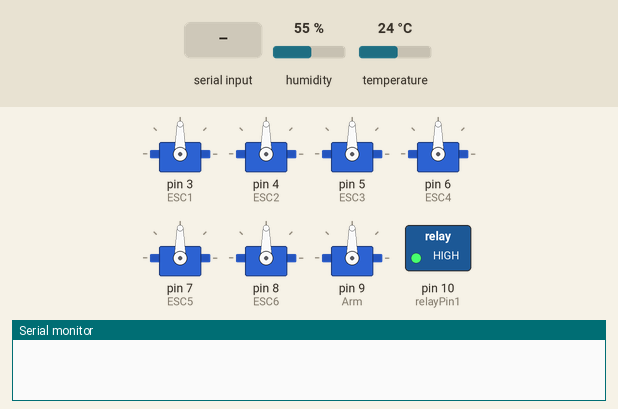
Recording of a sketch running on a simulated Arduino Uno, built with avr-gcc and run on an emulated ATmega328P. On the bench: 7 × servo, switched loads named in the sketch (green lamp = pin HIGH), the last lines printed to the serial monitor. Inputs (shaded band) come from the test bench; at power-on: humidity 55 %, temperature 24 °C.

Above: at 3.2 s.
3.3 s: "F\n" received over Serial
At 4.0 s:
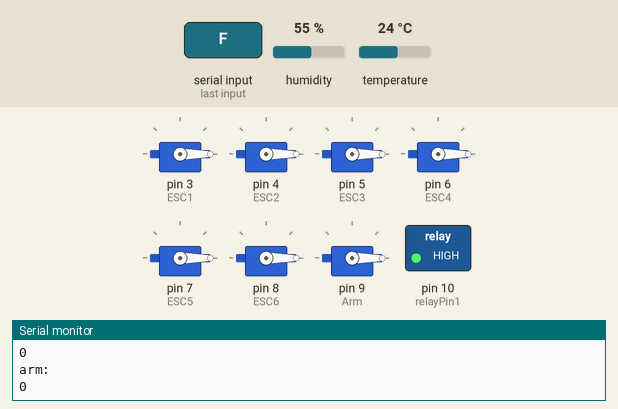
4.8 s: "P90\n" received over Serial
At 5.6 s:
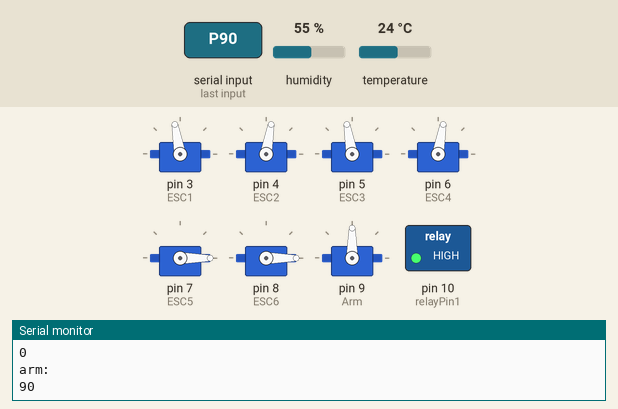
6.3 s: "P\n" received over Serial
At 7.5 s:
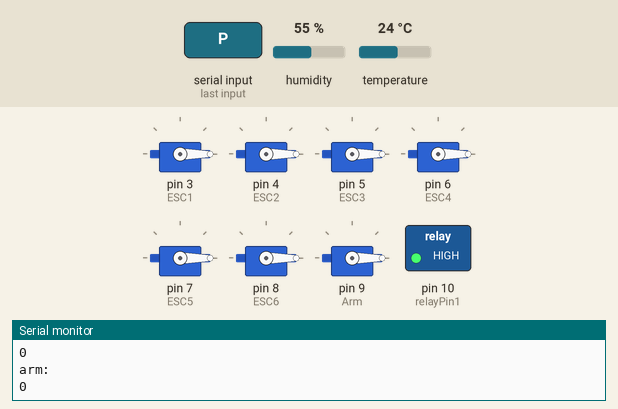
Timing chart, 0 to 9.3 s (numbered marks = the images above; inputs shaded):
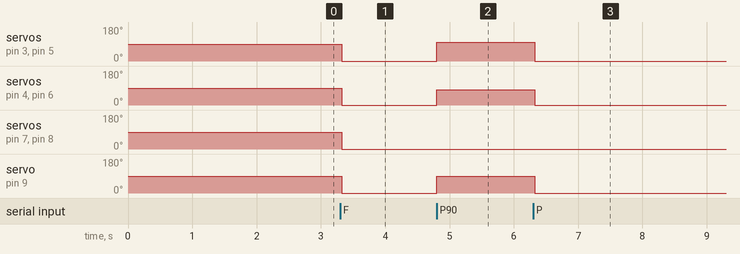

The sketch:

arduino.ino
```cpp
#include<DHT.h>
#include <Servo.h>

  //Sensors
  //DHT Sensor
  #define DHTPIN 2             // Digital pin connected to the DHT sensor
  #define DHTTYPE DHT11       // DHT 11
  DHT dht(DHTPIN, DHTTYPE);  // Initialize DHT sensor.

  //ESCs
  Servo ESC1;
  Servo ESC2;
  Servo ESC3;
  Servo ESC4;
  Servo ESC5;
  Servo ESC6;

  Servo Arm;

  int ESC1Speed;
  int ESC2Speed;
  int ESC3Speed;
  int ESC4Speed;
  int ESC5Speed;
  int ESC6Speed;

  int ArmAngle;
  //Control Modes
  byte hoverMode;
  //Relays
  #define relayPin1 10
  #define relayPin2 11

  //Delay Management
  //current millis
  unsigned long currentMillis;
  //send sensor data to nodemcu
  unsigned long previousMillis_send = 0;
  const long interval_send = 1000;
  //Delay Management End


void setup() {
  Serial.begin(115200);
  ESC1.attach(3,1000,2000);
  ESC2.attach(4,1000,2000);
  ESC3.attach(5,1000,2000);
  ESC4.attach(6,1000,2000);
  ESC5.attach(7,1000,2000);
  ESC6.attach(8,1000,2000);

  Arm.attach(9);
  dht.begin();

  //relay startup mode
  pinMode(relayPin1,OUTPUT);
  digitalWrite(relayPin1,HIGH);

  delay(2000);
}

void loop() {
  currentMillis = millis();
  String receivedString; // string that is received from nodemcu through serial
  if (Serial.available() > 0) { //if rx is connected to mcu's tx
    // Read the incoming data and store it in a local variable
    receivedString = Serial.readStringUntil('\n');

    // Print the received string
    if (receivedString.startsWith("P")) {
      // Print and store the received string
      Serial.println(receivedString);

      //set speed of motors, actuators
      ArmAngle=parsePot(receivedString);

      if(parseSink(receivedString)){
        ESC1Speed=parseHoverspeed(receivedString) + 20;
        ESC2Speed=ESC1Speed;
        ESC3Speed=ESC1Speed;
        ESC4Speed=ESC1Speed;
      }
      else if(parseTiltl(receivedString)){
        ESC1Speed=parseHoverspeed(receivedString) + 10;
        ESC3Speed=ESC1Speed;
        ESC2Speed=parseHoverspeed(receivedString) - 10;
        ESC4Speed=ESC2Speed;
      }
      else if(parseTiltr(receivedString)){
        ESC1Speed=parseHoverspeed(receivedString) - 10;
        ESC3Speed=ESC1Speed;
        ESC2Speed=parseHoverspeed(receivedString) + 10;
        ESC4Speed=ESC2Speed;
      }
      else if(parseHovermode(receivedString)){
        ESC1Speed=parseHoverspeed(receivedString);
        ESC2Speed=ESC1Speed;
        ESC3Speed=ESC1Speed;
        ESC4Speed=ESC1Speed;
      }
      else{
      ESC1Speed=0;
      ESC2Speed=0;
      ESC3Speed=0;
      ESC4Speed=0;
      }

      if(parseFw(receivedString)){
        //adjust relay for fw direciton
        //relay code
        digitalWrite(relayPin1,HIGH);
        //relay code end
        //adjust speed
        ESC5Speed=parseXyspeed(receivedString);
        ESC6Speed=ESC5Speed;
      }
      else if(parseBw(receivedString)){
          //relay code
          digitalWrite(relayPin1,LOW);
          //relay code end
          ESC5Speed=parseXyspeed(receivedString);
          ESC6Speed=ESC5Speed;
      }
      else if(parseLeft(receivedString)){
      //relay logic(optional)
      // ESC5Speed=parseXyspeed(receivedString); //uncomment if you managed to reverse it's dir
      ESC6Speed=parseXyspeed(receivedString);
      }
      else if(parseRight(receivedString)){
        ESC5Speed=parseXyspeed(receivedString);
        // ESC5Speed=parseXyspeed(receivedString); //uncomment if you managed to reverse it's dir
    }
    else{
       ESC5Speed=0;
       ESC6Speed=0;
    }
  }

//send sensor data to nodemcu via serial
//Sample data:

  if(currentMillis-previousMillis_send > interval_send){
    String sensorData;
    byte temp= dht.readTemperature();
//append to string
    sensorData+="S:";
    sensorData+="T";
    sensorData+=temp;
    sensorData+="E"; //End of the string

    Serial.println(sensorData);
    sendonSerial();
    previousMillis_send = currentMillis;
  }


// write speed of motors
    Arm.write(ArmAngle);

    ESC1.write(ESC1Speed);
    ESC2.write(ESC2Speed);
    ESC3.write(ESC3Speed);
    ESC4.write(ESC4Speed);
    ESC5.write(ESC5Speed);
    ESC6.write(ESC6Speed);
}
}

void sendonSerial(){
  Serial.println("esc1:");
  Serial.println(ESC1Speed);
    Serial.println("esc2:");
  Serial.println(ESC2Speed);
    Serial.println("esc3:");
  Serial.println(ESC3Speed);
    Serial.println("esc4:");
  Serial.println(ESC4Speed);
    Serial.println("esc5:");
  Serial.println(ESC5Speed);
      Serial.println("esc6:");
  Serial.println(ESC6Speed);
    Serial.println("arm:");
  Serial.println(ArmAngle);
}

//Parsing Functions for Commands
//  String sCommands="P0F0B0L0R0Tl0Tr0S0M2ld0Hm0Hs72xy171E";
int parsePot(String cmd){
  cmd.remove(cmd.indexOf("F"));
  cmd.remove(cmd.indexOf("P"),1);
  return cmd.toInt();
}

int parseFw(String cmd){
  cmd.remove(0,cmd.indexOf("F")+1);
  cmd.remove(cmd.indexOf("B"));
  return cmd.toInt();
}
int parseBw(String cmd){
  cmd.remove(0,cmd.indexOf("B")+1); //Previous letter:B
  cmd.remove(cmd.indexOf("L"));     //Letter After:L
  return cmd.toInt();
}

int parseLeft(String cmd){
  cmd.remove(0,cmd.indexOf("L")+1);
  cmd.remove(cmd.indexOf("R"));
  return cmd.toInt();
}
int parseRight(String cmd){
    cmd.remove(0,cmd.indexOf("R")+1);
  cmd.remove(cmd.indexOf("Tl"));
  return cmd.toInt();
}

int parseTiltl(String cmd){
 cmd.remove(0,cmd.indexOf("Tl")+2);
  cmd.remove(cmd.indexOf("Tr"));
  return cmd.toInt();
}
int parseTiltr(String cmd){
  cmd.remove(0,cmd.indexOf("Tr")+2);
  cmd.remove(cmd.indexOf("S"));
  return cmd.toInt();
}
int parseSink(String cmd){
 cmd.remove(0,cmd.indexOf("S")+1); //Previous letter:B
  cmd.remove(cmd.indexOf("M"));     //Letter After:L
  return cmd.toInt();
}
//  String sCommands="P0F0B0L0R0Tl0Tr0S0M2ld0Hm0Hs72xy171E";
int parseMode(String cmd){
    cmd.remove(0,cmd.indexOf("M")+1);
    cmd.remove(cmd.indexOf("ld"));
  return cmd.toInt();
}
int parseLed(String cmd){
  cmd.remove(0,cmd.indexOf("ld")+2);
  cmd.remove(cmd.indexOf("Hm"));
  return cmd.toInt();
}
int parseHovermode(String cmd){
  cmd.remove(0,cmd.indexOf("Hm")+2);
  cmd.remove(cmd.indexOf("Hs"));
  return cmd.toInt();
}
int parseHoverspeed(String cmd){
  cmd.remove(0,cmd.indexOf("Hs")+2);
  cmd.remove(cmd.indexOf("xy"));
  return cmd.toInt();
}
int parseXyspeed(String cmd){
  cmd.remove(0,cmd.indexOf("xy")+2);
  cmd.remove(cmd.indexOf("E"));
  return cmd.toInt();
}


//Parsing Functions for Commands End
```

Measured:
- after the input at 3.3 s, servo on pin 3 (ESC1), servo on pin 4 (ESC2), servo on pin 5 (ESC3), servo on pin 6 (ESC4), servo on pin 7 (ESC5), servo on pin 8 (ESC6), servo on pin 9 (Arm): 90° → 0° at once
- after the input at 4.8 s, servo on pin 3 (ESC1), servo on pin 5 (ESC3): 0° → 100° at once; servo on pin 4 (ESC2), servo on pin 6 (ESC4): 0° → 80° at once; servo on pin 9 (Arm): 0° → 90° at once
- after the input at 6.3 s, servo on pin 3 (ESC1), servo on pin 5 (ESC3): 100° → 0° at once; servo on pin 4 (ESC2), servo on pin 6 (ESC4): 80° → 0° at once; servo on pin 9 (Arm): 90° → 0° at once
